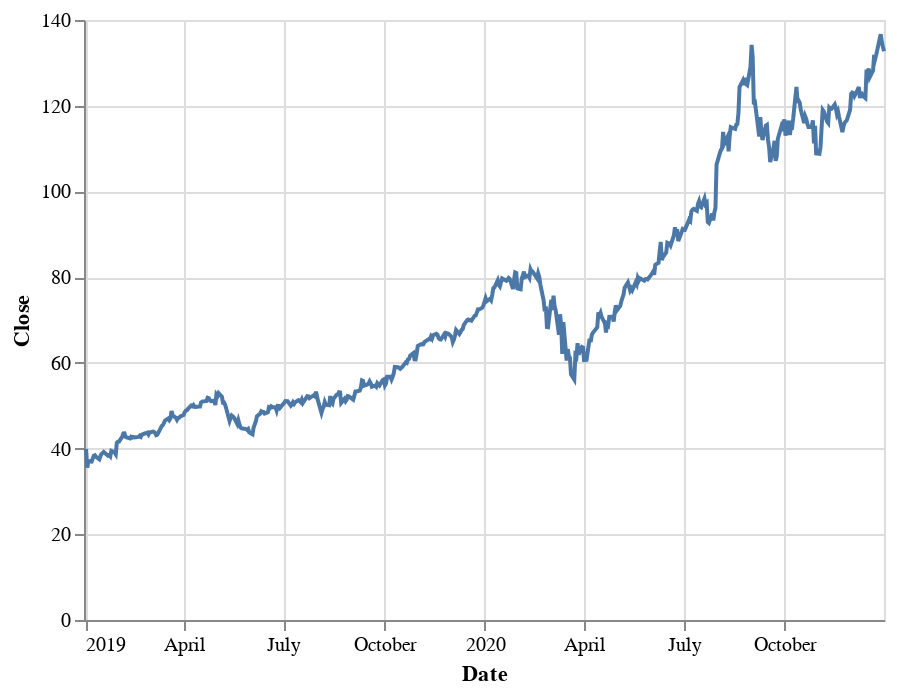

Source (notebook cell):
### Code cell
(alt.
  Chart(stocks[stocks.Symbol == 'AAPL']).
  mark_line().
  encode(x='Date', y='Close'))

### Figure 1 — Vega-Lite specification as saved in the notebook (floating-point values rounded to 4 significant figures; data arrays with more than 128 entries replaced by an {"elided": "..."} marker saying what was removed)
{"config": {"view": {"continuousWidth": 400, "continuousHeight": 300}}, "data": {"name": "data-265aa670f8d0a8379533bcc170c39e06"}, "mark": "line", "encoding": {"x": {"type": "temporal", "field": "Date"}, "y": {"type": "quantitative", "field": "Close"}}, "$schema": "https://vega.github.io/schema/vega-lite/v4.8.1.json", "datasets": {"data-265aa670f8d0a8379533bcc170c39e06": {"elided": "506 records"}}}
